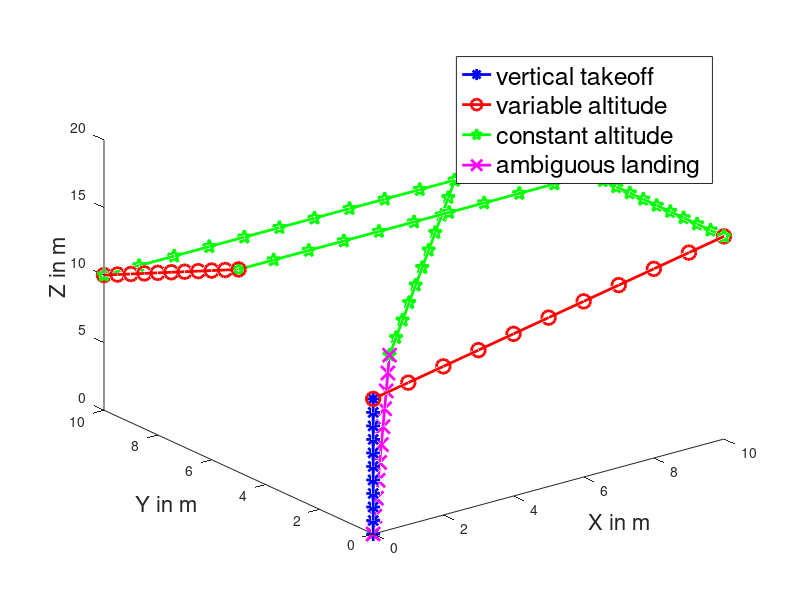

Here is the MATLAB script that generated this plot: (Note: this script raises an error after producing the figure.)
close all;
clear all;

% x=1:10;
% y=100:110;
% 
% boxplot([x;y]','Orientation','horizontal')

figure
ax = gca;
x=zeros(1,11);
y=zeros(1,11);
z=0:10;
h1=plot3(x,y,z,'b-*','LineWidth',2,'MarkerSize',10);
hold on

x=0:10;
y=zeros(1,11);
z=linspace(10,15,11);
h2=plot3(x,y,z,'r-o','LineWidth',2,'MarkerSize',10);
hold on

x=ones(1,11)*10;
y=linspace(0,5,11);
z=ones(1,11)*15;
h3=plot3(x,y,z,'g-p','LineWidth',2,'MarkerSize',10);
hold on

x=10:-1:0;
y=ones(1,11)*5;
z=ones(1,11)*15;
h4=plot3(x,y,z,'g-p','LineWidth',2,'MarkerSize',10);
hold on

x=ones(1,11)*0;
y=linspace(5,10,11);
z=linspace(15,10,11);
h5=plot3(x,y,z,'r-o','LineWidth',2,'MarkerSize',10);
hold on

x=0:10;
y=ones(1,11)*10;
z=ones(1,11)*10;
h6=plot3(x,y,z,'g-p','LineWidth',2,'MarkerSize',10);
hold on

x=linspace(10,2,11);
y=linspace(10,2,11);
z=ones(1,11)*10;
h7=plot3(x,y,z,'g-p','LineWidth',2,'MarkerSize',10);
hold on

x=linspace(2,0,11);
y=linspace(2,0,11);
z=linspace(10,0,11);
h8=plot3(x,y,z,'m-x','LineWidth',2,'MarkerSize',10);
hold on

xlabel('X in m','FontSize',16)
ylabel('Y in m','FontSize',16)
zlabel('Z in m','FontSize',16)
legend([h1,h2,h3,h8],{'vertical takeoff','variable altitude','constant altitude','ambiguous landing'},'FontSize',18)
ax.FontSize = 16;